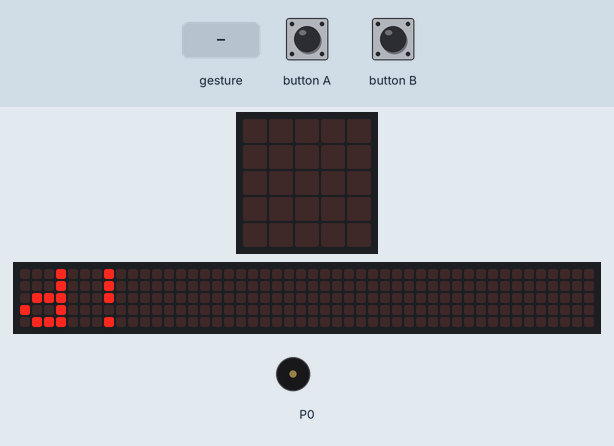
Bench run of a program on a simulated BBC micro:bit (MakeCode). On the bench: the board's 5×5 LED display, a strip that is not on the board, showing the scrolling text unrolled, buzzer (waves = sounding). The inputs (shaded band) are chosen by the test bench. Random numbers come from a fixed seed; a tilt is held for 1.5 s and a shake lasts 1 s, then the board lies face up again; the 48×5 strip is a reading aid, not a part: it shows the text the display is scrolling, unrolled, one strip-width of it at a time.

Above: at 16.4 s.
18.4 s: gesture 'shake'
At 19.67 s:
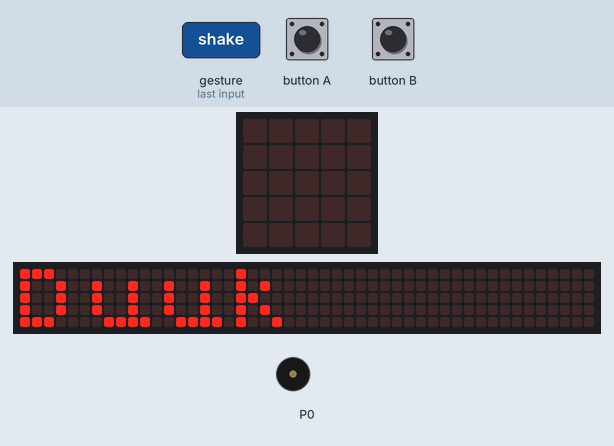
At 20.12 s:
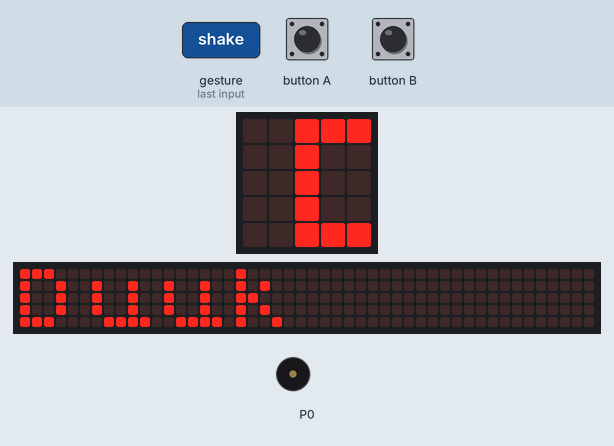
20.8 s: gesture 'shake'
23.8 s: button A pressed 5 times (0.12 s each, 0.3 s apart)
At 25.21 s:
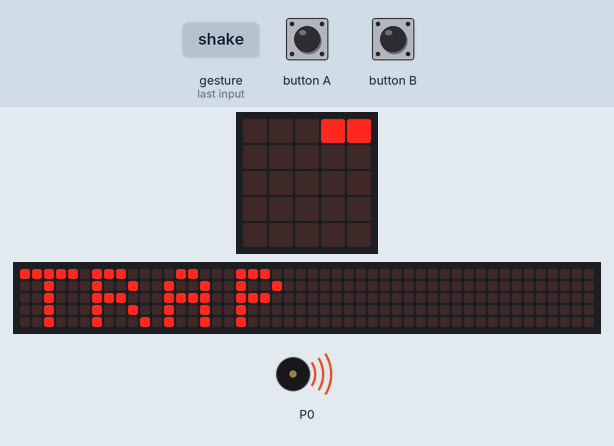
26.8 s: button B pressed for 0.15 s
At 27.14 s:
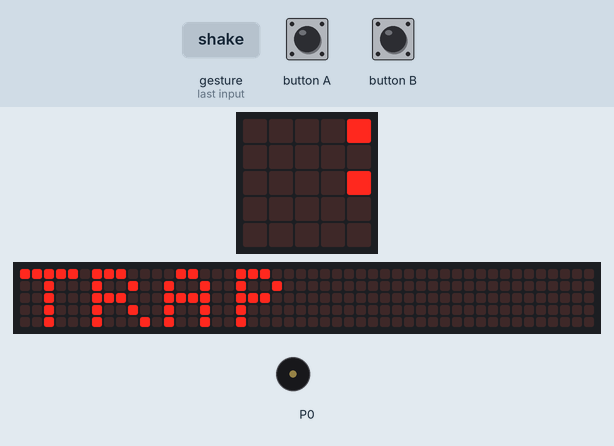
29.5 s: gesture 'shake'
33.3 s: button A pressed for 0.15 s
Timing chart, 0 to 37.0 s (numbered marks = the images above; inputs shaded):
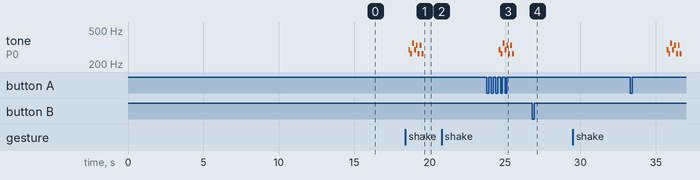

The program:

main.ts
```typescript
input.onButtonPressed(Button.A, function () {
    if (begin != 0) {
        mode = 1
        basic.clearScreen()
        factor = 2
        basic.showString("TRAP")
    }
})
input.onGesture(Gesture.Shake, function () {
    if (mode == 0) {
        basic.clearScreen()
        music.play(music.stringPlayable("D C F D E C E C ", 500), music.PlaybackMode.UntilDone)
        basic.showString("" + (tekstlijst._pickRandom()))
        basic.pause(500)
        begin = 1
    } else {
        basic.clearScreen()
        basic.pause(500)
        music.play(music.stringPlayable("D C F D E C E C ", 500), music.PlaybackMode.UntilDone)
        if (randint(1, 5) != 5) {
            basic.showNumber(factor * randint(1, 4))
        } else {
            basic.showIcon(IconNames.Ghost)
        }
    }
})
input.onButtonPressed(Button.B, function () {
    if (begin != 0) {
        mode = 2
        basic.clearScreen()
        factor = 1
        basic.showString("VLOER")
    }
})
let factor = 0
let tekstlijst: string[] = []
let begin = 0
let mode = 0
mode = 0
begin = 0
tekstlijst = [
"Fedde",
"Duuk",
"Mama",
"Papa"
]
basic.showString("wie begint? Schud!")
```

test.ts
```typescript
// tests gaan hier; deze zal niet worden gecompileerd wanneer dit pakket wordt gebruikt als extensie.
```

Measured:
- after the input at 18.4 s, tone on P0: plays 294 Hz for 0.13 s, 262 Hz for 0.13 s, 349 Hz for 0.13 s, 294 Hz for 0.13 s, 330 Hz for 0.13 s, 262 Hz for 0.13 s … (8 notes in this stretch), starting after 0.20 s; the display: changes after 1.2 s (image 1)
- what the display in image 0 shows lasts 0.7 s, from 16.4 s to 17.1 s
